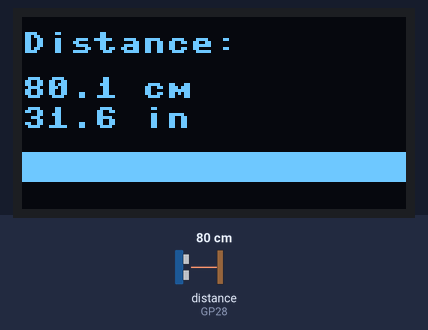
Recording of a program running on a simulated Raspberry Pi Pico running MicroPython. Parts: 128×64 one-colour display. Inputs (shaded band) come from the test bench; at power-on: distance to the obstacle (sensor on GP28) 80 cm. The echo pulse lasts 58.3 µs per cm; library files of the repository ran but are not shown: ssd1306.py, hcsr04.py; what the program prints to the serial console is not drawn.

Above: at 2.2 s.
2.3 s: distance to the obstacle (sensor on GP28) set to 2 cm
At 4.7 s:
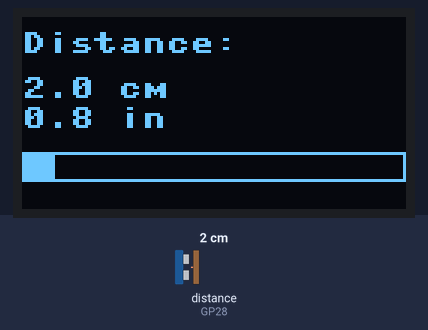
4.8 s: distance to the obstacle (sensor on GP28) set to 250 cm
At 6.5 s:
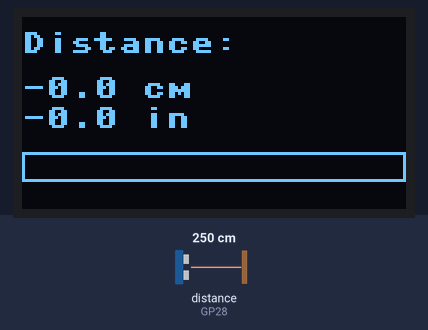
6.8 s: distance to the obstacle (sensor on GP28) set to 4 cm
At 8.5 s:
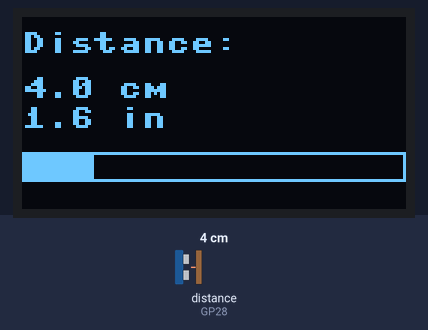
Timing chart, 0 to 10.0 s (numbered marks = the images above; inputs shaded):
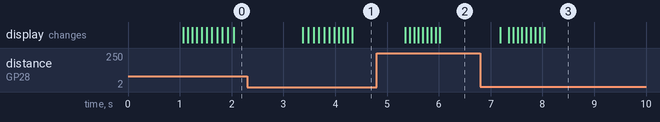

The program:

main.py
```python
from machine import Pin, I2C
import ssd1306
from hcsr04 import HCSR04
from time import sleep

# Initialize I2C for SSD1306 OLED
i2c = I2C(0, scl=Pin(5), sda=Pin(4))
oled = ssd1306.SSD1306_I2C(128, 64, i2c, addr=0x3C)

# Initialize HC-SR04 Ultrasonic Sensor
sensor = HCSR04(trigger_pin=27, echo_pin=28, echo_timeout_us=10000)

MAX_DISTANCE = 20   # cm — full-scale distance on bar
SMOOTH_STEPS = 10   # number of animation steps
SLEEP_STEP = 0.05   # delay between animation frames

sleep(1)
old_bar_width = 0

while True:
    try:
        # Get new distance reading
        distance = sensor.distance_cm()
        inches = distance / 2.54  # convert to inches
        print("Distance: {:.2f} cm | {:.2f} in".format(distance, inches))

        # Map distance to bar width (0–128 pixels)
        new_bar_width = int((distance / MAX_DISTANCE) * 128)
        new_bar_width = max(0, min(128, new_bar_width))

        # Smooth animation
        step = (new_bar_width - old_bar_width) / SMOOTH_STEPS
        for i in range(SMOOTH_STEPS + 1):
            current_width = int(old_bar_width + step * i)

            # Clear OLED
            oled.fill(0)
            oled.text("Distance:", 0, 5)
            oled.text("{:.1f} cm".format(distance), 0, 20)
            oled.text("{:.1f} in".format(inches), 0, 30)

            # Draw bar outline
            y = 45
            for x in range(0, 128):
                oled.pixel(x, y, 1)
                oled.pixel(x, y + 9, 1)
            for dy in range(0, 10):
                oled.pixel(0, y + dy, 1)
                oled.pixel(127, y + dy, 1)

            # Draw filled portion
            for x in range(1, current_width - 1):
                for dy in range(1, 9):
                    oled.pixel(x, y + dy, 1)

            oled.show()
            sleep(SLEEP_STEP)

        old_bar_width = new_bar_width

    except OSError as e:
        print("Error:", e)
        oled.fill(0)
        oled.text("Sensor Error", 0, 20)
        oled.show()
        sleep(1)
```

Measured:
- after the input at 2.3 s, the display: first changes after 1.1 s (image 1 shows a later state)
- after the input at 4.8 s, the display: first changes after 0.56 s (image 2 shows a later state)
- after the input at 6.8 s, the display: first changes after 0.39 s (image 3 shows a later state)
